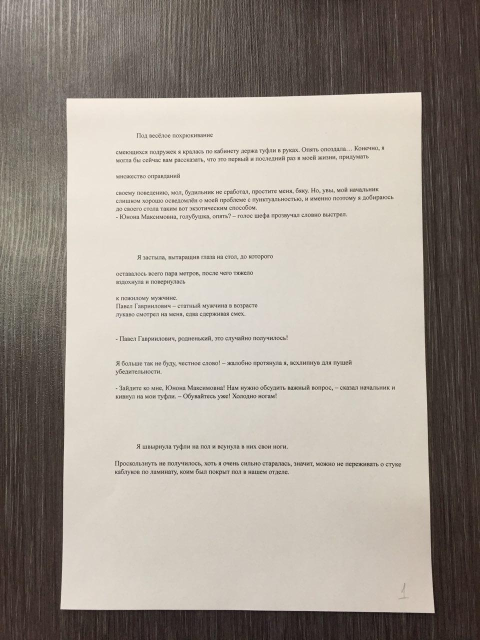
#> input picture W4L1/data/1.jpg, 960 x 1280 px (shown at 1/2 size); its folder holds only this picture in this run
$ python Main.py   (older library calls are emulated)
#> lines starting #> are read from the running program, lines starting #| are printed output that depends on the picture; after the words box and inside, x2 and y2 are one past the last pixel; in counts of white or black regions, pixels touching at a corner belong together
### W2L1/W2L1_gradients/initial_state/tools.py
import cv2
import numpy as np
import math

def concat_hor(imgs, color = (0,255,0)):
    m = 0
    s = 0
    bs = 1
    for img in imgs:
        m = max(m, img.shape[0])
        s += img.shape[1]+2*bs


    image = np.zeros((m+2*bs, s, 3))

    x = 0
    for img in imgs:
        if len(img.shape) == 3:
            imgg = cv2.copyMakeBorder(img.copy(), bs, bs, bs, bs, cv2.BORDER_CONSTANT, value=color)
            image[0:imgg.shape[0], x:x+imgg.shape[1], :] = imgg
        else:
            imgg = cv2.copyMakeBorder(cv2.cvtColor(img, cv2.COLOR_GRAY2BGR), bs, bs, bs, bs, cv2.BORDER_CONSTANT, value=color)
            image[0:imgg.shape[0], x:x+imgg.shape[1], :] = imgg
        x += img.shape[1]+2*bs

    return np.asarray(image, dtype = np.uint8)


def concat_ver(imgs):
    m = 0
    s = 0
    bs = 1
    for img in imgs:
        m = max(m, img.shape[1])
        s += img.shape[0]+2*bs


    image = np.zeros((s, m+2*bs, 3))

    y = 0
    for img in imgs:
        if len(img.shape) == 3:
            imgg = cv2.copyMakeBorder(img.copy(), bs, bs, bs, bs, cv2.BORDER_CONSTANT, value=(0, 255, 0))
            image[y:y+imgg.shape[0], 0:imgg.shape[1], :] = imgg
        else:
            imgg = cv2.copyMakeBorder(cv2.cvtColor(img, cv2.COLOR_GRAY2BGR), bs, bs, bs, bs, cv2.BORDER_CONSTANT, value=(0, 255, 0))
            image[y:y+imgg.shape[0], 0:imgg.shape[1], :] = imgg
        y += img.shape[0]+2*bs

    return np.asarray(image, dtype = np.uint8)


def getDrawProjectionVer(lp, verp):
    verp2 = verp.astype(int)
    w = np.max(verp2) + 5
    graphicVer = np.zeros((lp.shape[0], w), dtype = "uint8")

    for i in range(len(verp2)):
        graphicVer[i, 0:verp2[i]] = 255

    return cv2.cvtColor(graphicVer, cv2.COLOR_GRAY2BGR)


# [23 lines left out: functions getDrawProjectionHor, findb0, findb1, not called in this run]

### W2L1/W2L1_gradients/initial_state/Main.py
import cv2
import os
import numpy as np
import tools as tl
# import matplotlib.pyplot as plt

for root, dirs, files in os.walk("../Data/"):
    for file in files:
        imagepath = os.path.join(root, file)
        if file.endswith('.jpg'):

            img = cv2.imread(imagepath)
#> img is the input picture: shape (1280, 960, 3); mean B, G, R 146.2, 155, 163.6
            vis = img.copy()

            gray = cv2.cvtColor(img, cv2.COLOR_BGR2GRAY)
            # cv2.line(gray, (0,0), (gray.shape[1], gray.shape[0]), 0, 2)
            gray = 255 - gray
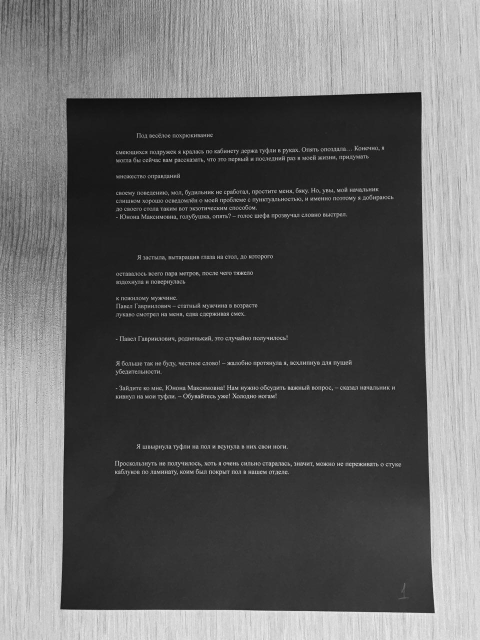
#> gray: shape (1280, 960) (shown at 1/2 size); min 1, max 254, mean 98.4

            verP = np.sum(gray, axis = 1)/255
#> verP = 1280 values, max 806.8 at index 1227, min 222.7 at index 197, mean 370.5
            verPVis = tl.getDrawProjectionVer(vis, verP)
#> in getDrawProjectionVer, `verp2 = verp.astype(int)`: verp2 = 1280 values, max 806 at index 1227, min 222 at index 197, mean 370
#> in getDrawProjectionVer, `w = np.max(verp2) + 5`: w = 811
#> after the loop in getDrawProjectionVer, `for i in range(len(verp2)):`:
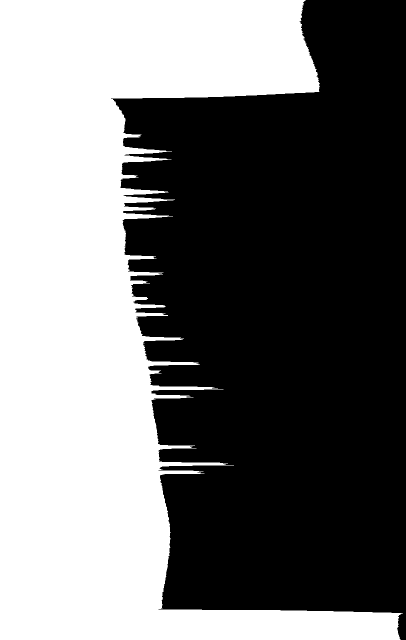
#> graphicVer: shape (1280, 811) (shown at 1/2 size); 45.6% white; 1 white region, box (x1, y1, x2, y2) and area: (0, 0, 806, 1280) 473627

            gradX = cv2.Sobel(gray, ddepth=cv2.CV_64F, dx=1, dy=0, ksize=3)
            gradX = np.abs(gradX)
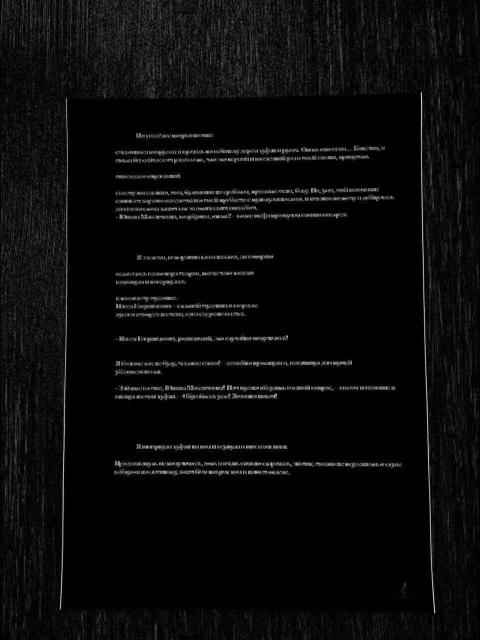
#> gradX: shape (1280, 960) float64 (shown at 1/2 size); min 0, max 822, mean 34.9; drawn with min black and max white

            (minVal, maxVal) = (np.min(gradX), np.max(gradX))
#> minVal = 0; maxVal = 822
            if maxVal - minVal > 0:
                gradX = (255 * ((gradX - minVal) / float(maxVal - minVal))).astype("uint8")
            else:
                gradX  = np.zeros(gray.shape, dtype = "uint8")

            verPX = np.sum(gradX, axis = 1)/255
#> verPX = 1280 values, max 217 at index 929, min 10.94 at index 1159, mean 39.34
            verPXVis = tl.getDrawProjectionVer(vis, verPX)
#> in getDrawProjectionVer (call 2), `verp2 = verp.astype(int)`: verp2 = 1280 values, max 217 at index 929, min 10 at index 1159, mean 38.84
#> in getDrawProjectionVer (call 2), `w = np.max(verp2) + 5`: w = 222
#> after the loop in getDrawProjectionVer (call 2), `for i in range(len(verp2)):`:
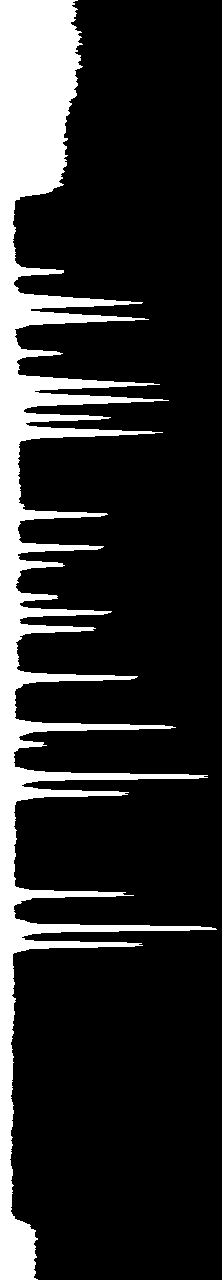
#> graphicVer: shape (1280, 222); 17.5% white; 1 white region, box (x1, y1, x2, y2) and area: (0, 0, 217, 1280) 49713


            row1 = tl.concat_hor((gray, verPVis))
#> the loop in concat_hor, `for img in imgs:` made 2 passes
#> (m, s) on passes 1 to 2: (1280, 962), (1280, 1775)
#> after the loop in concat_hor, `for img in imgs:`: s = 1775
#> the loop in concat_hor, `for img in imgs:` made 2 passes
#> x on passes 1 to 2: 962, 1775
            row2 = tl.concat_hor((gradX, verPXVis))
#> call 2 of concat_hor, with color = (0, 255, 0)
#> the loop in concat_hor (call 2), `for img in imgs:` made 2 passes
#> (m, s) on passes 1 to 2: (1280, 962), (1280, 1186)
#> after the loop in concat_hor (call 2), `for img in imgs:`: s = 1186
#> the loop in concat_hor (call 2), `for img in imgs:` made 2 passes
#> x on passes 1 to 2: 962, 1186
#> after the loop in concat_hor (call 2), `for img in imgs:`:
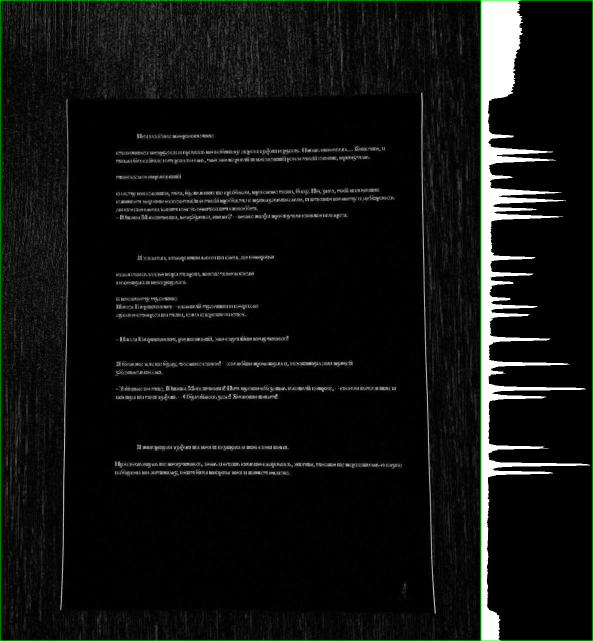
#> image: shape (1282, 1186, 3) float64 (shown at 1/2 size); mean B, G, R 16.8, 18, 16.8
            bigImg = tl.concat_ver((row1, row2))
#> the loop in concat_ver, `for img in imgs:` made 2 passes
#> (m, s) on passes 1 to 2: (1775, 1284), (1775, 2568)
#> after the loop in concat_ver, `for img in imgs:`: s = 2568
#> the loop in concat_ver, `for img in imgs:` made 2 passes
#> y on passes 1 to 2: 1284, 2568
#> pass 1, in concat_ver, `imgg = cv2.copyMakeBorder(img.copy(), bs, bs, bs, bs, cv2.BORDER_CONST..`:
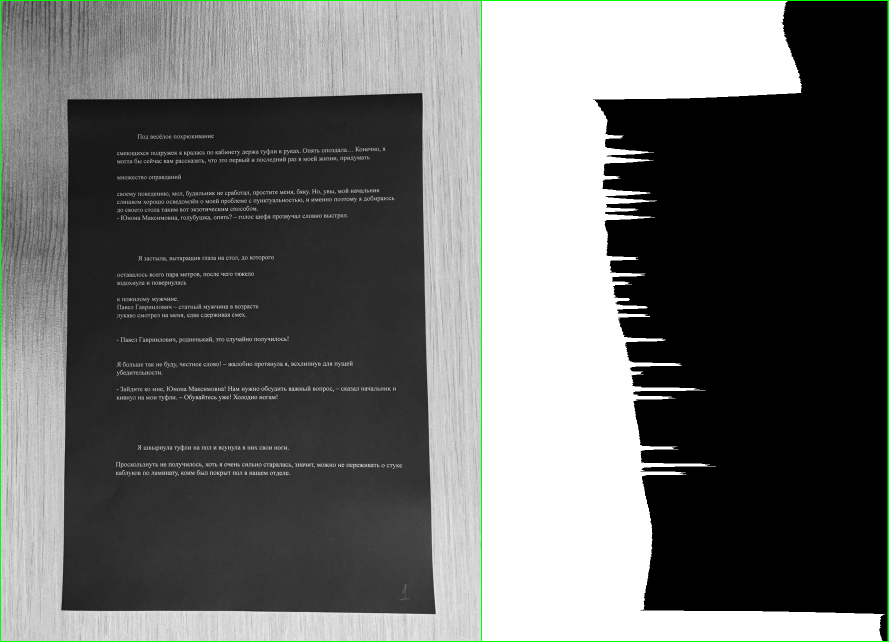
#> imgg: shape (1284, 1777, 3) (shown at 1/2 size); mean B, G, R 105.9, 107.6, 105.9
            scale = 0.8
            cv2.imshow("Window2", cv2.resize(bigImg, (0,0), fx = scale, fy = scale))
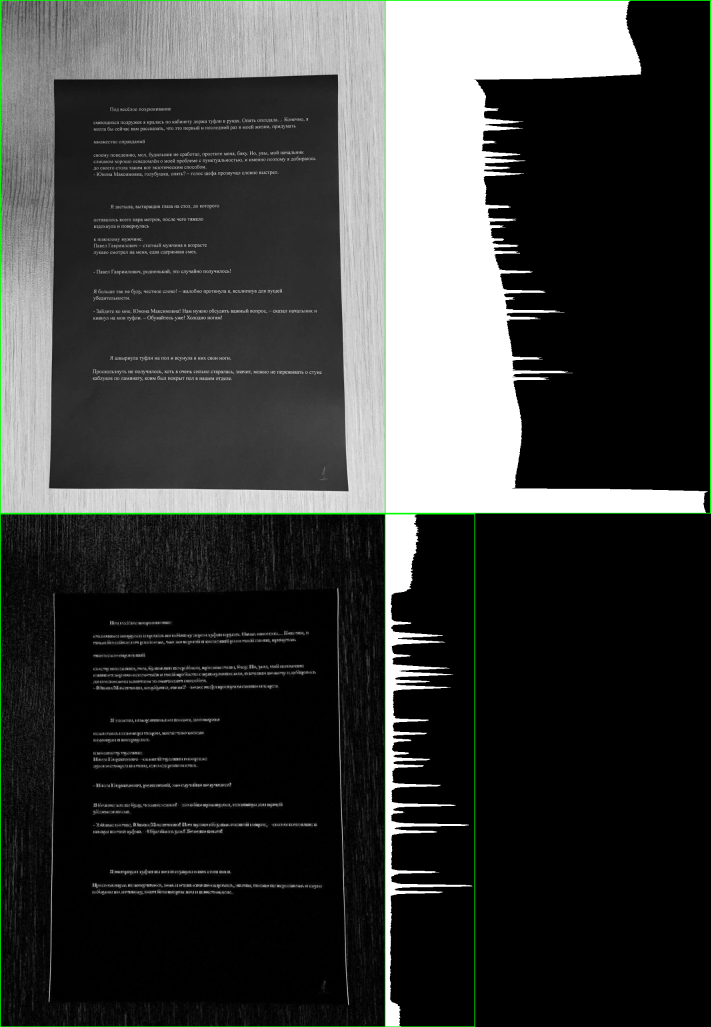
#> window 'Window2': shape (2054, 1422, 3) (shown at 1/2 size); mean B, G, R 58.5, 60, 58.5
            cv2.moveWindow("Window2", 0, 0)
            k = cv2.waitKey(0)
#> (key q is pressed here)

            if k == 27:
                exit()
            elif k == ord('q'):
                exit()
#> (the program exits here)

$ run again, on W4L1/data/13.jpg
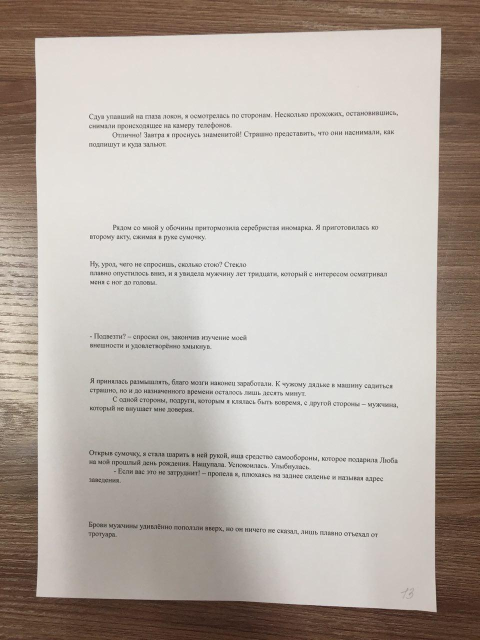
#> input picture W4L1/data/13.jpg, 960 x 1280 px (shown at 1/2 size)
#> img is the input picture: shape (1280, 960, 3); mean B, G, R 167.1, 174.7, 183.9
#> verP = 1280 values, max 736.8 at index 1224, min 171 at index 482, mean 295.2
#> verp2 = 1280 values, max 736 at index 1224, min 170 at index 482, mean 294.7
#> w = 741
#> minVal = 0; maxVal = 760
#> verPX = 1280 values, max 237.9 at index 547, min 4.55 at index 179, mean 26.44
#> verp2 = 1280 values, max 237 at index 547, min 4 at index 140, mean 25.94
#> w = 242
#> after the loop in getDrawProjectionVer (call 2), `for i in range(len(verp2)):`:
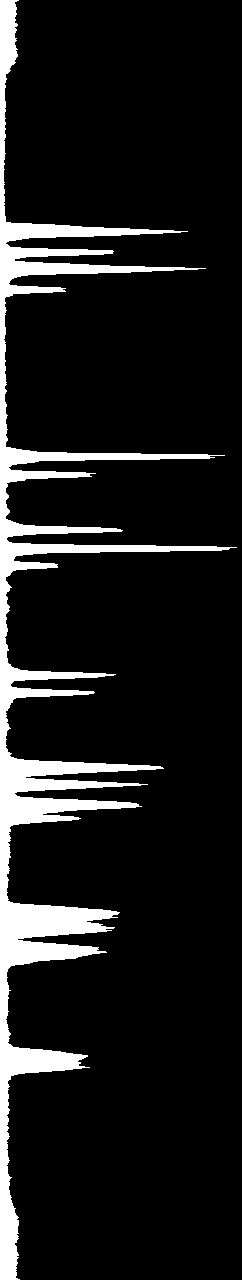
#> graphicVer: shape (1280, 242); 10.7% white; 1 white region, box (x1, y1, x2, y2) and area: (0, 0, 237, 1280) 33199
#> the loop in concat_hor, `for img in imgs:` made 2 passes
#> (m, s) on passes 1 to 2: (1280, 962), (1280, 1705)
#> after the loop in concat_hor, `for img in imgs:`: s = 1705
#> the loop in concat_hor, `for img in imgs:` made 2 passes
#> x on passes 1 to 2: 962, 1705
#> the loop in concat_hor (call 2), `for img in imgs:` made 2 passes
#> (m, s) on passes 1 to 2: (1280, 962), (1280, 1206)
#> the loop in concat_hor (call 2), `for img in imgs:` made 2 passes
#> x on passes 1 to 2: 962, 1206
#> the loop in concat_ver, `for img in imgs:` made 2 passes
#> (m, s) on passes 1 to 2: (1705, 1284), (1705, 2568)
#> after the loop in concat_ver, `for img in imgs:`: s = 2568
#> the loop in concat_ver, `for img in imgs:` made 2 passes
#> y on passes 1 to 2: 1284, 2568
#> `cv2.imshow("Window2", cv2.resize(bigImg, (0,0), fx = scale, fy = scale))`:
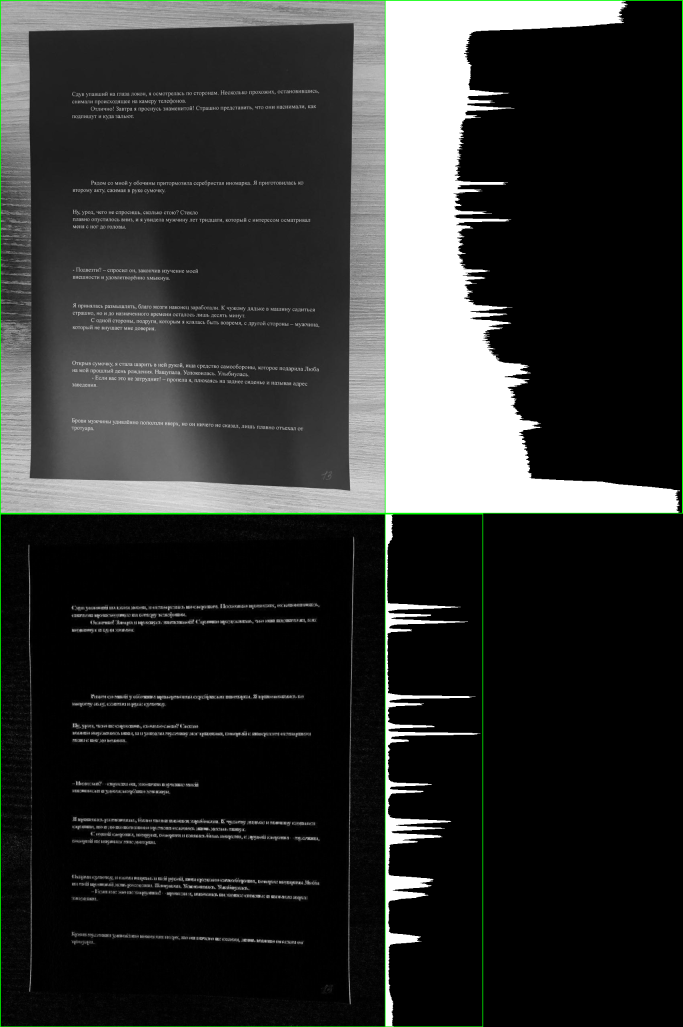
#> window 'Window2': shape (2054, 1366, 3) (shown at 1/2 size); mean B, G, R 47.8, 49.3, 47.8

$ run again, on W4L1/data/14.jpg
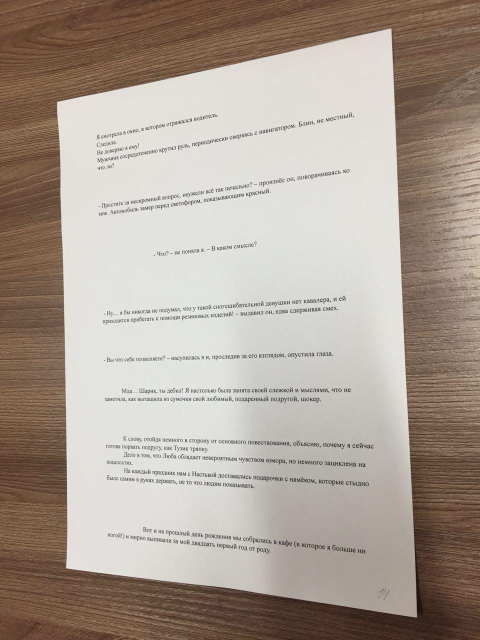
#> input picture W4L1/data/14.jpg, 960 x 1280 px (shown at 1/2 size)
#> img is the input picture: shape (1280, 960, 3); mean B, G, R 149.5, 159.7, 172.2
#> verP = 1280 values, max 707.3 at index 1275, min 221.8 at index 451, mean 348.9
#> verp2 = 1280 values, max 707 at index 1275, min 221 at index 451, mean 348.4
#> w = 712
#> minVal = 0; maxVal = 733
#> verPX = 1280 values, max 168.8 at index 797, min 8.78 at index 515, mean 27.46
#> verp2 = 1280 values, max 168 at index 797, min 8 at index 220, mean 26.95
#> w = 173
#> after the loop in getDrawProjectionVer (call 2), `for i in range(len(verp2)):`:
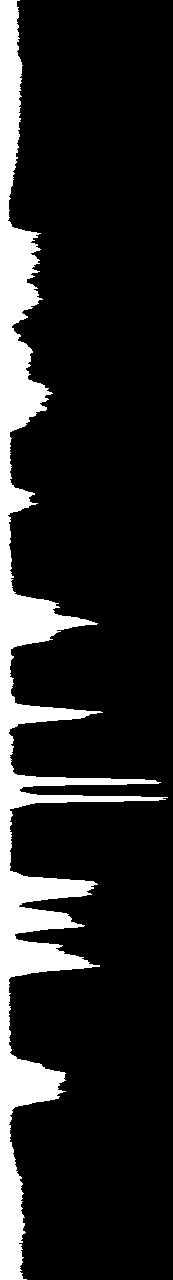
#> graphicVer: shape (1280, 173); 15.6% white; 1 white region, box (x1, y1, x2, y2) and area: (0, 0, 168, 1280) 34492
#> the loop in concat_hor, `for img in imgs:` made 2 passes
#> (m, s) on passes 1 to 2: (1280, 962), (1280, 1676)
#> after the loop in concat_hor, `for img in imgs:`: s = 1676
#> the loop in concat_hor, `for img in imgs:` made 2 passes
#> x on passes 1 to 2: 962, 1676
#> the loop in concat_hor (call 2), `for img in imgs:` made 2 passes
#> (m, s) on passes 1 to 2: (1280, 962), (1280, 1137)
#> the loop in concat_hor (call 2), `for img in imgs:` made 2 passes
#> x on passes 1 to 2: 962, 1137
#> the loop in concat_ver, `for img in imgs:` made 2 passes
#> (m, s) on passes 1 to 2: (1676, 1284), (1676, 2568)
#> after the loop in concat_ver, `for img in imgs:`: s = 2568
#> the loop in concat_ver, `for img in imgs:` made 2 passes
#> y on passes 1 to 2: 1284, 2568
#> `cv2.imshow("Window2", cv2.resize(bigImg, (0,0), fx = scale, fy = scale))`:
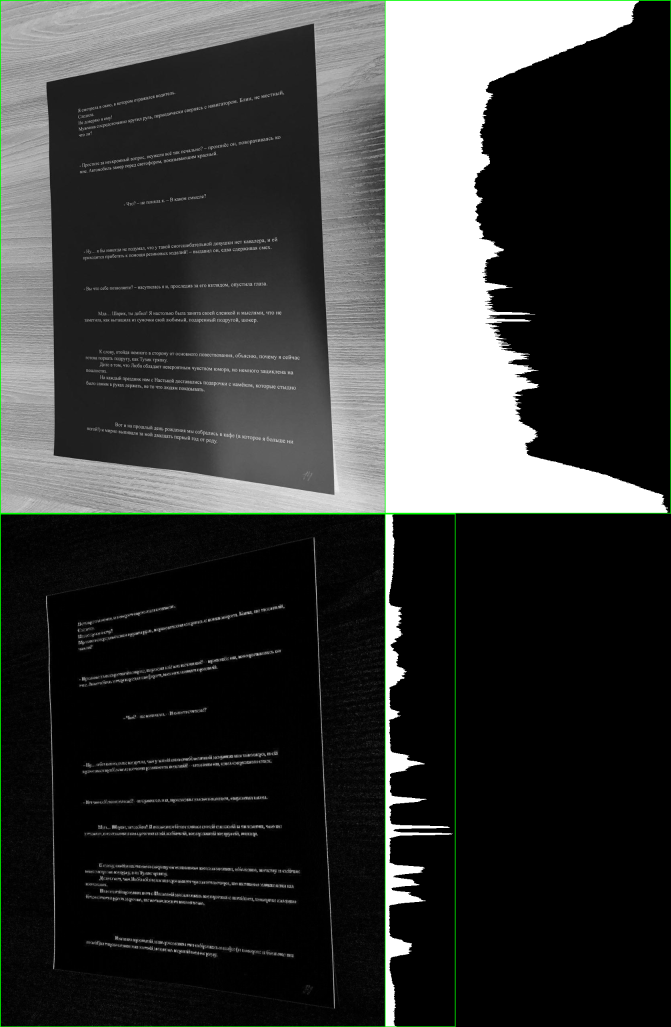
#> window 'Window2': shape (2054, 1342, 3) (shown at 1/2 size); mean B, G, R 56.9, 58.4, 56.9

$ run again, on W4L1/data/15.jpg
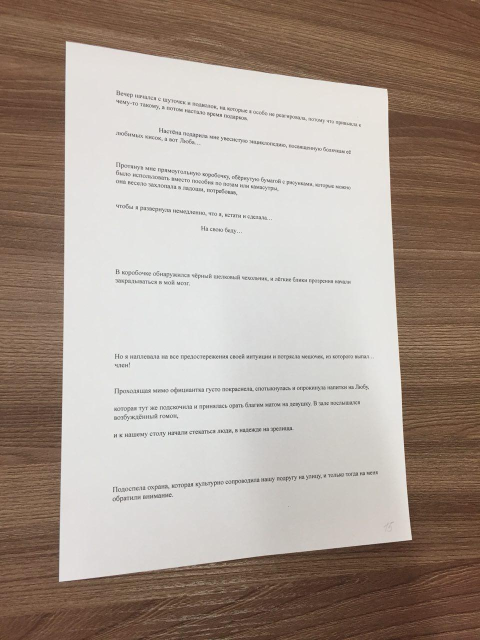
#> input picture W4L1/data/15.jpg, 960 x 1280 px (shown at 1/2 size)
#> img is the input picture: shape (1280, 960, 3); mean B, G, R 145.6, 156, 170.1
#> verP = 1280 values, max 694 at index 1277, min 223.5 at index 692, mean 361.3
#> verp2 = 1280 values, max 694 at index 1277, min 223 at index 692, mean 360.8
#> w = 699
#> minVal = 0; maxVal = 736
#> verPX = 1280 values, max 181.5 at index 714, min 7.26 at index 403, mean 24.26
#> the loop in concat_hor, `for img in imgs:` made 2 passes
#> (m, s) on passes 1 to 2: (1280, 962), (1280, 1663)
#> after the loop in concat_hor, `for img in imgs:`: s = 1663
#> the loop in concat_hor, `for img in imgs:` made 2 passes
#> x on passes 1 to 2: 962, 1663
#> the loop in concat_hor (call 2), `for img in imgs:` made 2 passes
#> (m, s) on passes 1 to 2: (1280, 962), (1280, 1150)
#> the loop in concat_hor (call 2), `for img in imgs:` made 2 passes
#> x on passes 1 to 2: 962, 1150
#> the loop in concat_ver, `for img in imgs:` made 2 passes
#> (m, s) on passes 1 to 2: (1663, 1284), (1663, 2568)
#> after the loop in concat_ver, `for img in imgs:`: s = 2568
#> the loop in concat_ver, `for img in imgs:` made 2 passes
#> y on passes 1 to 2: 1284, 2568
#> `cv2.imshow("Window2", cv2.resize(bigImg, (0,0), fx = scale, fy = scale))`:
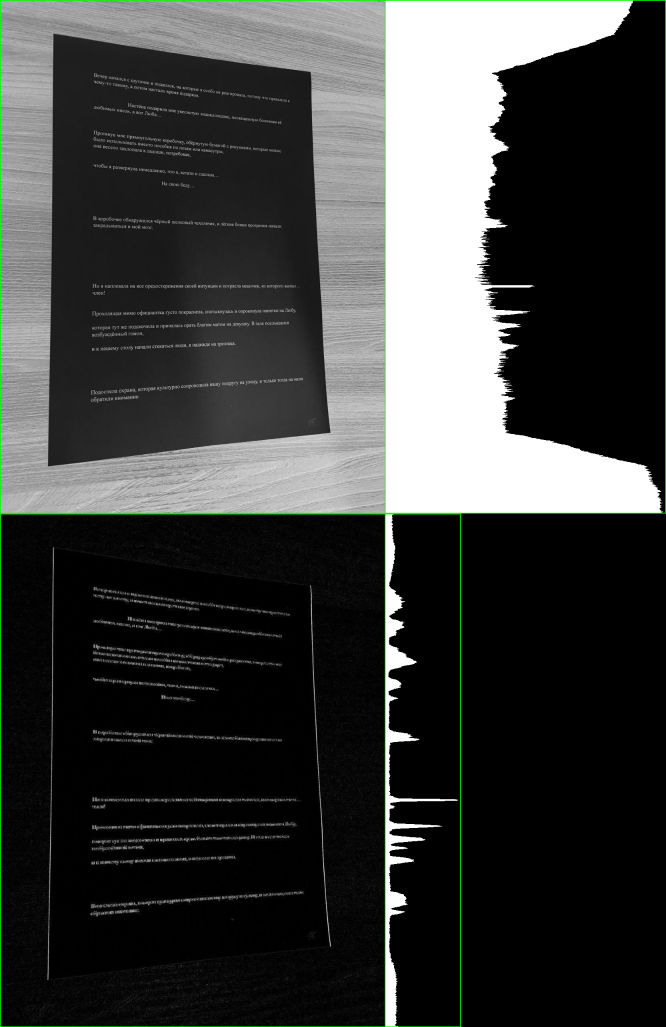
#> window 'Window2': shape (2054, 1332, 3) (shown at 1/2 size); mean B, G, R 58.8, 60.3, 58.8
